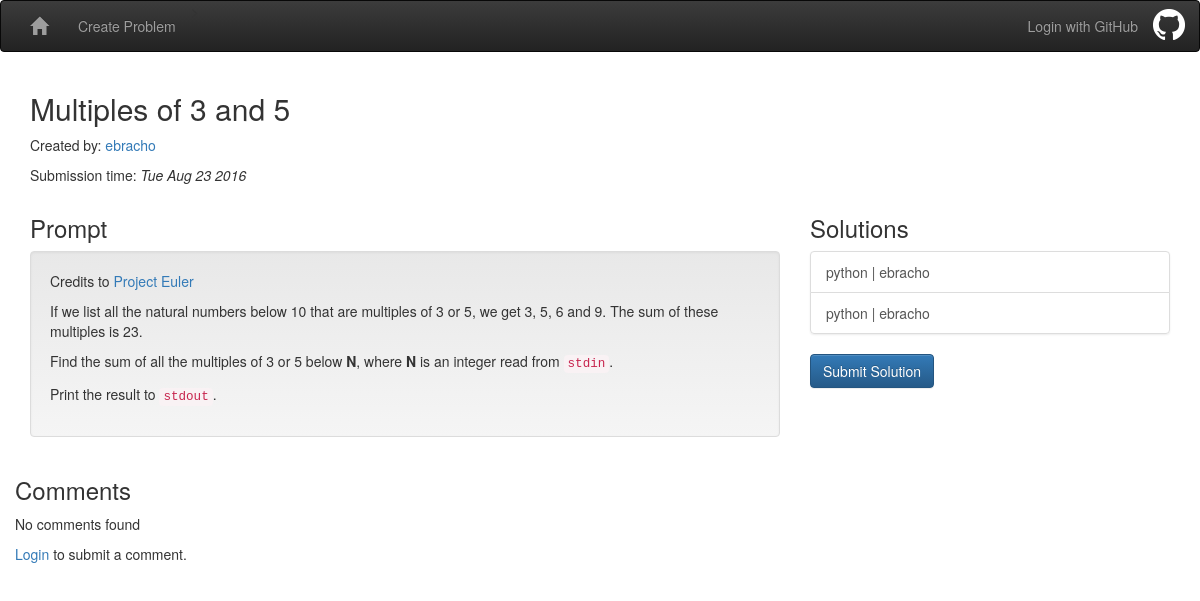
/problem/2, run on the app's committed database.
### models.py (models this page shows, shortened)
class Problem(Base):
    __tablename__ = 'problems'
    id = Column(Integer, primary_key=True)
    user_id = Column(String)
    submission_time = Column(DateTime, default=datetime.utcnow)
    title = Column(String)
    prompt = Column(String)
    test_input = Column(String)
    test_output = Column(String)
    timeout = Column(Integer, default=3)

class Solution(Base):
    __tablename__ = 'solutions'
    id = Column(Integer, primary_key=True)
    user_id = Column(String)
    submission_time = Column(DateTime, default=datetime.utcnow)
    problem_id = Column(Integer, ForeignKey('problems.id'))
    language = Column(String)
    source = Column(String)
    verification = Column(String) # Status string returned by verify.verify
    problem = relationship('Problem')
    def verify(self):
        Solution._verify(self.id)
    _verify_sem = eventlet.semaphore.Semaphore(4)

### riker.py (the view)
@app.route('/problem/<problem_id>', methods=['GET'])
def view_problem(problem_id):
    db_session = get_db_session()
    problem = (
        db_session.query(Problem)
        .filter(Problem.id==problem_id)
        .first()
    )
    if problem is None:
        abort(404)
    solutions = (
        db_session.query(Solution)
        .filter(Solution.problem_id==problem_id)
        .filter(Solution.verification=='PASS')
        .order_by(Solution.submission_time)
        .all()
    )
    comments = (
        db_session.query(ProblemComment)
        .filter(ProblemComment.problem_id==problem_id)
        .order_by(ProblemComment.submission_time)
        .all()
    )
    return render_template(
        'view-problem.html', problem=problem, solutions=solutions,
        comments=comments)

### riker.py (called while the page is built)
def get_db_session():
    if not hasattr(g, 'db_session'):
        g.db_session = DBSession()
    return g.db_session

def close_db_session():
    if hasattr(g, 'db_session'):
        g.db_session.commit()
        g.db_session.close()
        delattr(g, 'db_session')

@app.after_request
def after_request(response):
    close_db_session()
    return response

@app.template_filter('datetime')
def format_datetime(value):
    return value.strftime('%a %b %d %Y')

### templates/view-problem.html (shortened to what this page needs)
{% extends "base.html" %}
{% block body %}
<div class="row">
  <div class="col-md-8">
    <h2>{{ problem.title | e }}</h2>
    <p>Created by: <a href="{{ url_for('view_user', user_id=problem.user_id) }}">{{ problem.user_id }}</a></p>
    <p>Submission time: <em>{{ problem.submission_time | datetime }}</em></p>
  </div>
</div>
<div class="row">
  <div class="col-md-8">
    <h3>Prompt</h3>
    <div class="well">
      {{ problem.prompt | markdown(no_html=True) }}
    </div>
  </div>
  <div class="col-md-4">
    <h3>Solutions</h3>
    <div class="list-group">
      {% for solution in solutions %}
      <a class="list-group-item" href="{{ url_for('view_solution', problem_id=problem.id, solution_id=solution.id) }}">
        {{ solution.language }} | {{ solution.user_id }}
      </a>
      {% else %}
      <li>No solutions found</li>
      {% endfor %}
    </div>
    <a class="btn btn-primary" href="{{ url_for('create_solution', problem_id=problem.id) }}">Submit Solution</a>
  </div>
</div>
<div class="row">
  <div id="col-md-12">
    <h3>Comments</h3>
    {% for comment in comments %}
    <div class="panel panel-default">
      <div class="panel-heading">
        <a href="https://github.com/{{ comment.user_id }}"><img src="https://avatars.githubusercontent.com/{{ comment.user_id }}?size=40"></img></a>
        <a href="{{ url_for('view_user', user_id=comment.user_id) }}">{{ comment.user_id }}</a> - <em>{{ comment.submission_time | datetime }}</em>
        {% if session['logged_in_user'] == comment.user_id %}
        <span class="pull-right">
          <button class="btn btn-danger" data-toggle="modal" data-target=".delete-comment-{{ comment.id }}">
            <span class="glyphicon glyphicon-remove"></span>
          </button>
        </span>
        {% endif %}
      </div>
      <div class="panel-body">
        {{ comment.body | markdown(no_html=True) }}
      </div>
    </div>
    {% if session['logged_in_user'] == comment.user_id %}
    <div class="modal fade delete-comment-{{ comment.id }}" tab-index="-1" role="dialog">
      <div class="modal-dialog modal-sm">
        <div class="modal-content">
          <div class="modal-header">
            <button type="button" class="close" data-dismiss="modal" aria-label="Close">
              <span aria-hidden="true">&times;</span>
            </button>
            <p>Are you sure?</p>
          </div>
          <div class="modal-body">
            <form action="{{ url_for('delete_problem_comment', comment_id=comment.id) }}" method="post">
              <button class="btn btn-danger" type="submit">Delete Comment</button>
            </form>
          </div>
        </div>
      </div>
    </div>
    {% endif %}
    {% else %}
      <p>No comments found<p>
    {% endfor %}
  </div>
</div>
<div class="row">
  {% if 'logged_in_user' in session %}
  <div class="col-md-8" id="comment-form">
    <form action="{{ url_for('create_problem_comment', problem_id=problem.id) }}" method="post" >
      <div class="form-group{{ ' has-' + session['validation']['body']['level'] if 'validation' in session }}">
        <label for="body">Write a comment.</label>
        <textarea class="form-control" name="body" id="body" rows="4" cols="50">
{{ session['form_cache']['body'] if 'form_cache' in session }}
        </textarea>
        <small class="form-text pull-right"><a data-toggle="collapse" href="#formatting-help">formatting help</a></small>
        {% if 'validation' in session %}
        <span class="help-block">{{ session.pop('validation')['body']['msg'] }}</span>
        {% endif %}
      </div>
      <div class="form-group">
        <button class="btn btn-default" name="preview" value="preview" type="submit">Preview</button>
        <button class="btn btn-primary" name="submit" value="submit" type="submit">Submit</button>
      </div>
    </form>
    {% if request.args.get('preview', '') %}
    {% if 'form_cache' in session %}
    <div class="panel panel-default">
      <div class="panel-heading">
        <a href="https://github.com/{{ session['logged_in_user'] }}"><img src="https://avatars.githubusercontent.com/{{ session['logged_in_user'] }}?size=40"></img></a>
        Preview
      </div>
      <div class="panel-body">
        {{ session.pop('form_cache')['body'] | markdown(no_html=True) }}
      </div>
    </div>
    {% endif %}
    {% endif %}
  </div>
  <div class="col-md-4 collapse" id="formatting-help">
    <div class="well">
      <table class="table">
        <thead>
          <tr>
            <th><strong>Markdown</strong></th>
            <th><strong>Output</strong></th>
          </tr>
        </thead>
        <tbody>
          <tr>
            <td>**text**</td>
            <td><strong>text</strong></td>
          </tr>
          <tr>
            <td>*text*</td>
            <td><em>text</em></td>
          </tr>
          <tr>
            <td>~~text~~</td>
            <td><strike>text</strike></td>
          </tr>
          <tr>
            <td>[link](google.com)</td>
            <td><a href="google.com">link</a></td>
          </tr>
          <tr>
            <td>`inline code`</td>
            <td><code>inline code</code></td>
          </tr>
          <tr>
            <td>![gentoo](http://i.imgur.com/vl3r2bo.png)</td>
            <td><img src="http://i.imgur.com/vl3r2bo.png" alt="gentoo"></img></td>
          </tr>
          <tr>
            <td>
              <p>
                * red<br/>
                * green<br/>
                * blue<br/>
              </p>
            <td>
              <ul>
                <li>red</li>
                <li>green</li>
                <li>blue</li></ul>
              </ul>
            </td>
          <tr>
            <td>
              <p>
                1 red<br/>
                2 green<br/>
                3 blue<br/>
              </p>
            <td>
              <ol>
                <li>red</li>
                <li>green</li>
                <li>blue</li></ul>
              </ol>
            </td>
          </tr>
          <tr>
            <td>&gt Quoted Text</td>
            <td><q>Quoted Text</q></td>
          </tr>
          <tr>
            <td>
              <p>
                # Header 1<br/>
                ## Header 2<br/>
                ### Header 3<br/>
                #### Header 4<br/>
                ##### Header 5<br/>
                ###### Headter 6<br/>
              </p>
            </td>
            <td>
              <h1>Header 1</h1>
              <h2>Header 2</h2>
              <h3>Header 3</h3>
              <h4>Header 4</h4>
              <h5>Header 5</h5>
              <h6>Header 6</h6>
            </td>
          </tr>
        </tbody>
      </table>
    </div>
  </div>
  {% else %}
  <p><a href="{{ url_for('login', next=request.url) }}">Login</a> to submit a comment.</p>
  {% endif %}
</div>
{% endblock %}

### static/css/style.css (style rules this page uses)
body { padding-bottom: 30px; }

### data on the page
Problem: title "Multiples of 3 and 5", user_id "ebracho", submission_time "Tue Aug 23 2016", prompt "Credits to Project Euler If we list all the natural numbers below 10 that are multiples of 3 or 5, we get 3, 5, 6 and 9. The sum of these multiples is 23. Find the sum of all the multiples of 3 or 5 below N , where N is an integer read from stdin . Print the result to stdout ."
Solution: language "python", user_id "ebracho"
Solution: language "python", user_id "ebracho"
